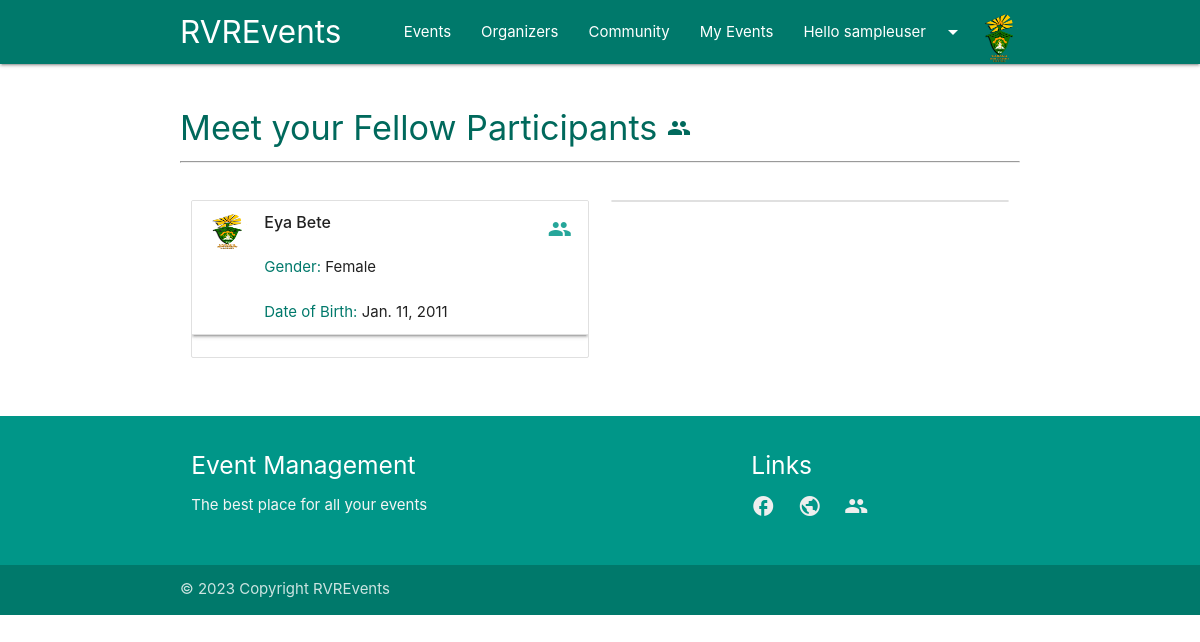
Screenshot of /users/ (signed in) with the database file from the repository.
### ems/models.py (models this page shows, shortened)
class Participant(models.Model):
    GENDER = [
        ('Male', 'Male'),
        ('Female', 'Female'),
        ('Other', 'Other')
    ]
    user = models.OneToOneField(User, null=True, blank=True, on_delete=models.CASCADE)
    name = models.CharField(max_length=200, null=True)
    gender = models.CharField(max_length=100, choices=GENDER, null=True)
    profile_pic = models.ImageField(null=True, blank=True, default="profile_1.png")
    dob = models.DateField(null=True)
    joined_date = models.DateField(auto_now_add=True)

### ems/decorators.py (the view)
        def wrapper_func(request, *args, **kwargs):
            group = None
            if request.user.groups.exists():
                group = request.user.groups.all()[0].name
            if group in allowed_roles:
                return view_func(request, *args, **kwargs)
            else:
                return render(request, 'auth/error.html')
            return view_func(request, *args, **kwargs)

### ems/templatetags/auth_extras.py (called while the page is built)
@register.filter(name='has_group')
def has_group(user, group_name):
    group = Group.objects.get(name=group_name)
    return True if group in user.groups.all() else False

### ems/views.py (called while the page is built)
@login_required(login_url='login')
@allowed_users(allowed_roles=['admin', 'participant', 'organiser'])
def users(request):
    participants1 = Participant.objects.all()[0::2]
    participants2 = Participant.objects.all()[1::2]
    context = {
        'participants1': participants1,
        'participants2': participants2,
    }
    return render(request, 'ems/render/users.html', context)

### ems/templates/ems/render/users.html (shortened to what this page needs)
{% extends 'ems/main.html' %}
{% load static %}
{% block content %}
<div class="container users-section">
    <br>
    <h4 class="teal-text text-darken-3">Meet your Fellow Participants <i class="material-icons">people</i></h4>
    <hr>
    <br>
    <div class="row">
        <div class="col m6">
            <ul class="collection">
                {% for participant in participants1 %}
                <li class="collection-item avatar z-depth-1">
                    <img src="{{ participant.profile_pic.url }}" alt="" class="circle">
                    <span class="title"><strong>{{ participant.name }}</strong></span>
                    <p><br><span class="teal-text text-darken-2">Gender: </span>{{ participant.gender }}<br><br>
                        <span class="teal-text text-darken-2">Date of Birth: </span>{{ participant.dob }}
                    </p>
                    <a href="{% url 'user' participant.id %}" class="secondary-content"><i class="material-icons">people</i></a>
                </li>
                <br>
                {% endfor %}
            </ul>
        </div>
        <div class="col m6">
            <ul class="collection">
            </ul>
        </div>
    </div>
    <br>
</div>
{% endblock %}

### ems/templates/components/navbar.html (shortened to what this page needs)
{% load auth_extras %}
<nav class="teal darken-2">
    <div class="container">
        <div class="nav-wrapper">
            <a href="{% url 'home' %}" class="brand-logo">RVREvents {% if request.user.is_staff %}(Admin){% endif %}</a>
            <ul id="nav-mobile" class="right hide-on-med-and-down">
                <li><a href="{% url 'events' %}">Events</a></li>
                <li><a href="{% url 'organisers' %}">Organizers</a></li>
                <li><a href="{% url 'participants' %}">Community</a></li>
                {% if request.user|has_group:"participant" %}
                    <li><a href="{% url 'my_events' %}">My Events</a></li>
                {% endif %}
                {% if request.user.username %}
                    <li><a class="dropdown-trigger" href="#" data-target="dropdown1">Hello {{request.user.username}}<i class="material-icons right">arrow_drop_down</i></a></li>
                {% else %}
                    <li><a href="{% url 'login' %}">Login</a></li>
                {% endif %}
                {% if request.user|has_group:"participant" %}
                    <img src="{{ request.user.participant.profile_pic.url }}" alt="" width="40px" height="40px" style="padding-top: 10px;" class="responsive-img circle">
                {% endif %}
            </ul>
        </div>
    </div>
</nav>

### rows the page displays
Participant: profile_pic (picture), name "Eya Bete", gender "Female", dob "Jan. 11, 2011"

### other values shown
{{ request.user.username }} "sampleuser"
